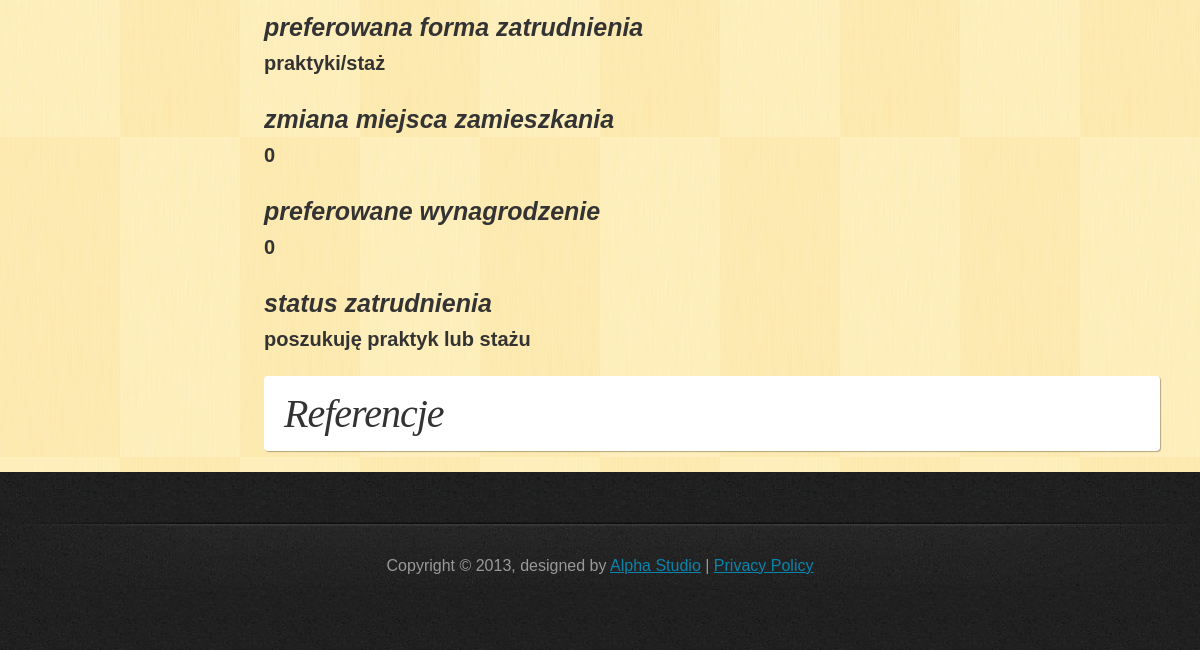
Page /PortalPracy/php/profile_student.php?id=1&page=1 (signed in, lower part) on the earlier database version.
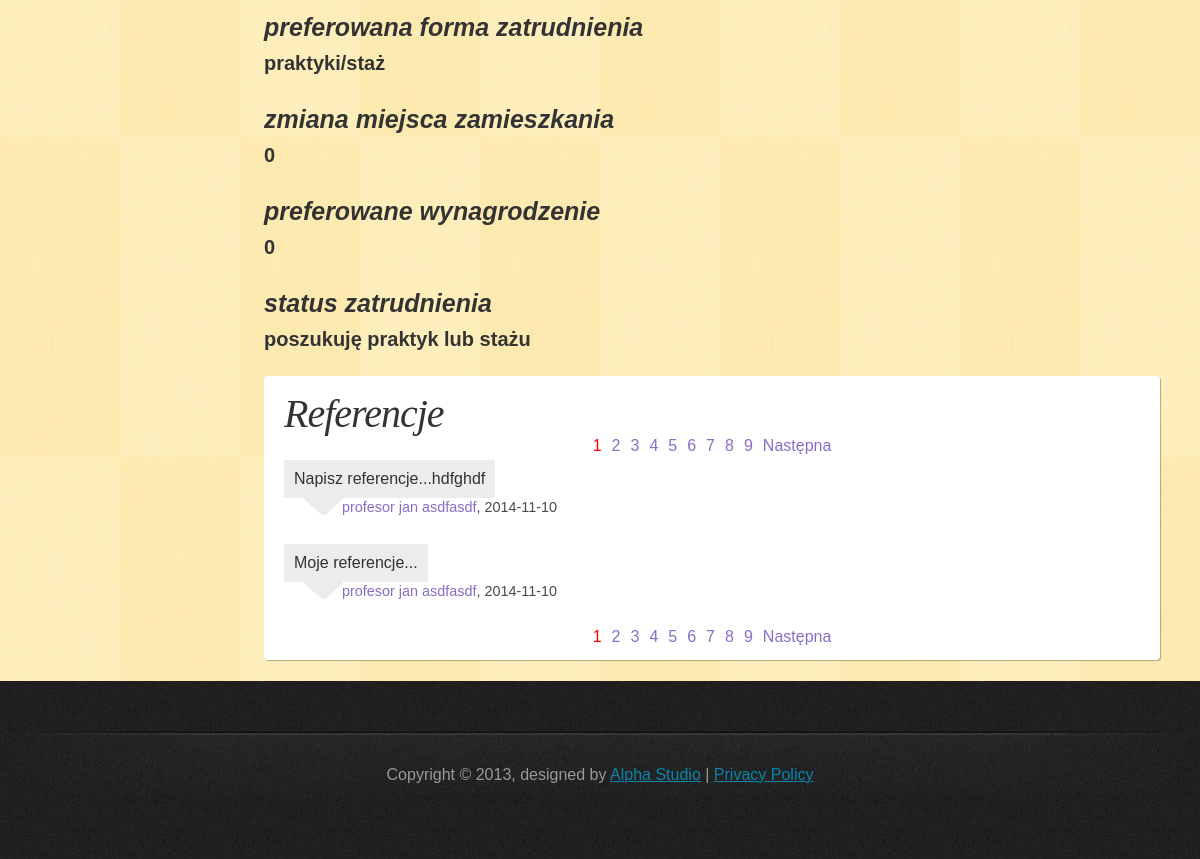
Same page on the later database version.
### tables this page shows
CREATE TABLE IF NOT EXISTS `references` (
  `references_id` int(11) NOT NULL AUTO_INCREMENT,
  `student_id` int(11) NOT NULL,
  `teacher_id` int(11) NOT NULL,
  `content` text NOT NULL,
  `date` date NOT NULL,
  PRIMARY KEY (`references_id`),
  KEY `student_id` (`student_id`,`teacher_id`),
  KEY `teacher_id` (`teacher_id`)
);

CREATE TABLE IF NOT EXISTS `teacher` (
  `teacher_id` int(11) NOT NULL AUTO_INCREMENT,
  `name` varchar(45) NOT NULL,
  `last_name` varchar(45) NOT NULL,
  `academic_degree` varchar(45) NOT NULL,
  `telephone` int(11) NOT NULL,
  `e_mail` varchar(50) NOT NULL,
  `password` varchar(100) NOT NULL,
  `active` tinyint(1) NOT NULL,
  `account_creation_date` date NOT NULL,
  PRIMARY KEY (`teacher_id`)
);

### PortalPracy/php/classDatabase.php (called while the page is built, shortened)
<?php
class Database {
    private $db;
    function __construct() {
        $this->server = 'localhost';
        $this->user = 'root';
        $this->password = '';
        $this->basename = 'data_base';
        $this->db = new mysqli($this->server, $this->user, $this->password, $this->basename);
        if ($this->db->connect_error) {
            die('Blad polaczenia z baza danych (' . $this->db->connect_errno . ') ' . $this->db->connect_error);
        } else {
            $this->db->query("SET NAMES 'utf8'");
        }
    }
    function get_student_number() {
        if ($result = $this->db->query("SELECT * FROM `student`")) {
            $all = $result->num_rows;
        }
        return $all;
    }
    function get_references_list($start, $onpage, $student_id) {
        if ($result = $this->db->query("SELECT * FROM `references` r JOIN `teacher` t ON r.`teacher_id`=t.`teacher_id` WHERE `student_id`=$student_id ORDER BY `date` DESC, `references_id` DESC LIMIT $start, $onpage")) {
            return $result;
        }
    }
    function get_references_number($student_id) {
        if ($result = $this->db->query("SELECT * FROM `references` WHERE `student_id`=$student_id")) {
            $all_refs = $result->num_rows;
        }
        return $all_refs;
    }
}

### PortalPracy/php/profile_student.php (the view, shortened to what the changed rows need)
<!DOCTYPE html>
<html>
    <head>
        <link href="../css/style.css" rel="stylesheet" type="text/css" />
    </head>
    <body>
            <?php
            include_once 'classPage.php';
            $page = new Page;
            $page->dologinfo();
            ?>
        <?php
        $page->domenu();
        ?>
        <div id="main">
            <div id="content">
                <?php
                if (isset($_SESSION['name'])) {
                    include_once 'classDatabase.php';
                    $db = new Database();
                    if (!isset($_GET["id"])) {
                        if ($_SESSION['usertype'] == 'student') {
                            $id = $_SESSION['id'];
                        } else {
                            $id = -1;
                        }
                    } else {
                        $id = $_GET['id'];
                    }
                    $allstudents = $db->get_student_number();
                    if ($id > $allstudents or $id == -1) {
                        echo "<h3>niepoprawny numer studenta</h3>";
                    } else {
                        echo "<div id='references'>";
                        echo "<h2>Referencje</h2>";
                            ?>
                            <?php
                        $onpage = 2;
                        $all = $db->get_references_number($id);
                        $start = $page->dopaging($onpage, $all, "profile_student.php?id=$id&amp;");
                        $result = $db->get_references_list($start, $onpage, $id);
                        echo "<div id='shown_references'>";
                        while ($obj = $result->fetch_object()) {
                            include_once 'classReference.php';
                            $ref = Reference::make_new_to_display($obj->teacher_id, $obj->name, $obj->last_name, $obj->academic_degree, $obj->date, $obj->content);
                            echo $ref->display();
                        }
                        echo "</div>";
                        echo "</div>";
                    }
                }
                ?>
            </div>
        </div>
    </body>
</html>

### PortalPracy/php/classPage.php (shortened to what the changed rows need)
<?php
class Page {
            ?>
            <?php
    function dopaging($onpage, $all, $filename) {
        $allpages = ceil($all / $onpage);
        if (!isset($_GET['page']) or $_GET['page'] > $allpages) {
            $current_page = 1;
        } else {
            $current_page = $_GET['page'];
        }
        $start = ($current_page - 1) * $onpage;
        $next = $current_page + 1;
        echo "<div id='pages'><ul>";
        for ($i = 1; $i <= $allpages; $i++) {
            if ($i == $current_page) {
                echo "<li class='current'>";
            } else {
                echo "<li>";
            }
            echo "<a href='" . $filename . "page=" . $i . "'>" . $i . "</a></li>";
        }
        if ($current_page < $allpages) {
            echo "<li><a href='" . $filename . "page=" . $next . "'>Następna</a></li>";
        }
        echo "</ul></div>";
        return $start;
    }
}

### PortalPracy/php/classReference.php (shortened to what the changed rows need)
<?php
include_once 'classDatabase.php';
class Reference {
    private $teacher_name;
    private $teacher_last_name;
    private $teacher_id;
    private $date;
    private $content;
    private $teacher_degree;
    public static function make_new_to_display($teacher_id, $teacher_name, $teacher_last_name, $teacher_degree, $date, $content) {
        $obj = new Reference();
        $obj->set_teacher_id($teacher_id);
        $obj->set_teacher_name($teacher_name);
        $obj->set_teacher_last_name($teacher_last_name);
        $obj->set_teacher_degree($teacher_degree);
        $obj->set_date($date);
        $obj->set_content($content);
        return $obj;
    }
    function display() {
        $string='';
        $string.= "<div class='commentbox'>";
        $string.= $this->content;
        $string.= "</div>";
        $string.= "<div class='commentfooter'>";
        $string.= "<a href='profile_teacher.php?id=" . $this->teacher_id . "'>" . $this->teacher_degree . " " . $this->teacher_name . " " . $this->teacher_last_name . "</a>, ";
        $string.= $this->date;
        $string.= "</div>";
        return $string;
    }
    public function set_teacher_id($teacher_id) {
        $this->teacher_id = $teacher_id;
    }
    public function set_teacher_name($teacher_name) {
        $this->teacher_name = $teacher_name;
    }
    public function set_teacher_last_name($teacher_last_name) {
        $this->teacher_last_name = $teacher_last_name;
    }
    public function set_teacher_degree($teacher_degree) {
        $this->teacher_degree = $teacher_degree;
    }
    public function set_date($date) {
        $this->date = $date;
    }
    public function set_content($content) {
        $this->content = $content;
    }
}

Differences in the rows shown:
added references: $ref->display() "Napisz referencje...hdfghdf 2014-11-10", teacher.academic_degree "profesor", teacher.name "jan", teacher.last_name "asdfasdf"
added references: $ref->display() "Moje referencje... 2014-11-10", teacher.academic_degree "profesor", teacher.name "jan", teacher.last_name "asdfasdf"
Other differences:
new list line: "1"
new list line: "2"
new list line: "3"
new list line: "4"
new list line: "5"
new list line: "6"
new list line: "7"
new list line: "8"
new list line: "9"
text now shown: "Następna Następna"
